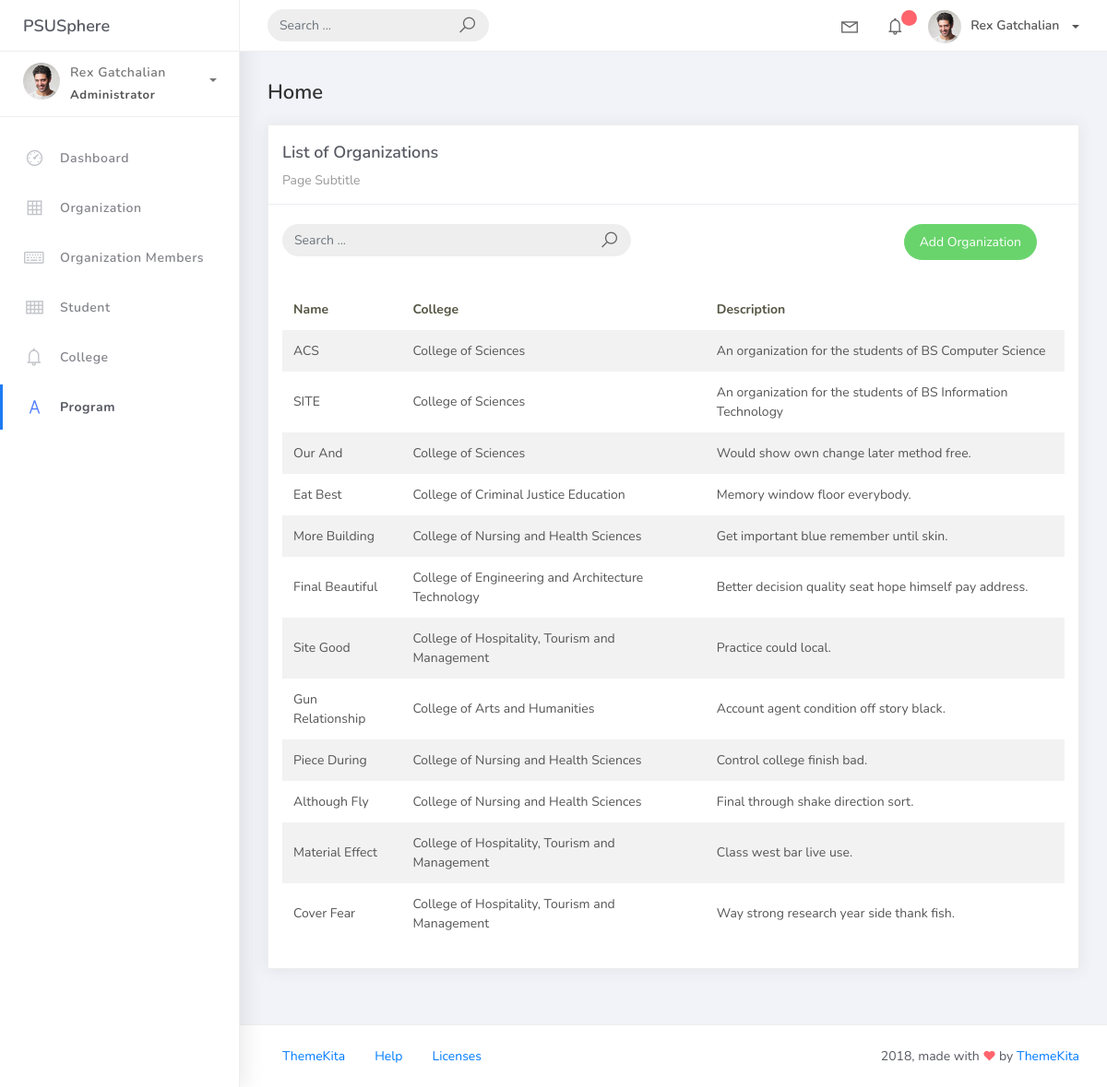
Page /orglist/ on the earlier database version.
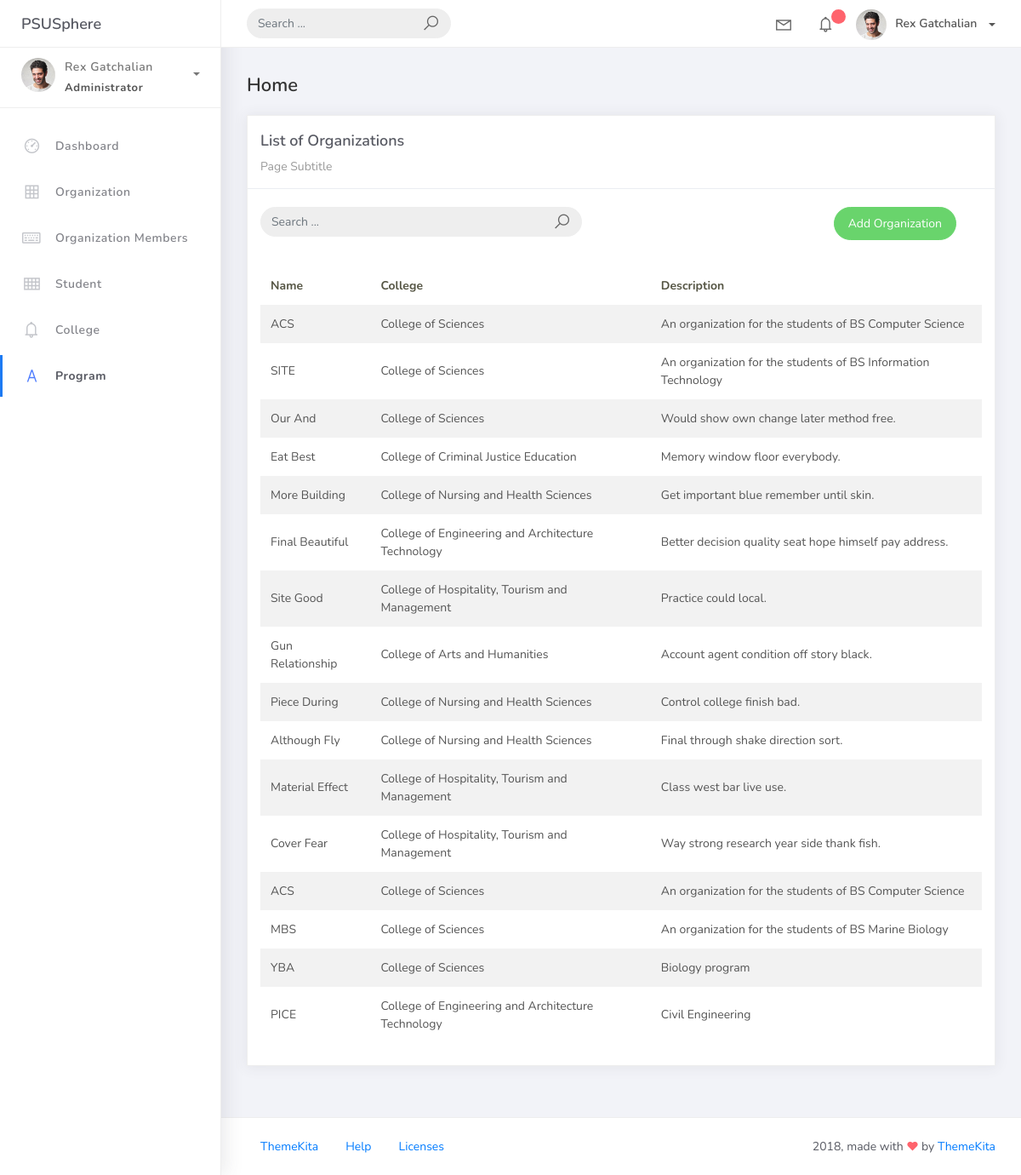
Same page on the later database version.
### psusphere/models.py (models this page shows, shortened)
class BaseModel(models.Model):
    created_at = models.DateTimeField(auto_now_add=True, db_index=True)
    updated_at = models.DateTimeField(auto_now=True)
    class Meta:
        abstract = True

class Organization(BaseModel):
    name = models.CharField(max_length=250)
    college = models.ForeignKey(College, null=True, blank=True, on_delete=models.CASCADE)
    description = models.CharField(max_length=500)

class College(BaseModel):
    college_name = models.CharField(max_length=150)
    def __str__(self):
        return self.college_name

### psusphere/views.py (the view)
# urls.py: path('orglist/', OrganizationList.as_view(), name='org_list'),
class OrganizationList(ListView):
    model = Organization
    context_object_name = "organization"
    template_name = "org_list.html"
    paginated_by = 5
    def get_queryset(self, *args, **kwargs):
        qs = super(OrganizationList, self).get_queryset(*args, **kwargs)
        if self.request.GET.get('q') != None:
            query = self.request.GET.get('q')
            qs = qs.filter(
                Q(name__icontains=query) |
                Q(description__icontains=query)|
                Q(college__college_name__icontains=query))
        return qs

### projectsite/templates/org_list.html (shortened to what this page needs)
{% extends 'base.html' %}
{% load static %}
{% block content %}
<div class="content">
    <div class="container-fluid">
        <h4 class="page-title">Home</h4>
        <div class="row">
            <div class="col-md-12">
                <div class="card">
                    <div class="card-header">
                        <div class="card-title">List of Organizations</div>
                        <div class="card-category">Page Subtitle</div>
                    </div>
                    <br>
                    <div class="col-md-12 row">
                        <div class="col-md-6">
                            <form class="navbar-left navbar-form nav-search mr-md-3" action="">
                                <div class="input-group">
                                    <input type="text" placeholder="Search ..." class="form-control" />
                                    <div class="input-group-append">
                                        <span class="input-group-text">
                                            <i class="la la-search search-icon"></i>
                                        </span>
                                    </div>
                                </div>
                            </form>
                        </div>
                        <div class="col-md-6">
                            <div class="pull-right">
                                <a href="{% url 'org_add' %}" class="btn btn-success btn-rounded">Add Organization</a>
                            </div>
                        </div>
                    </div>
                    <div class="card-body">
                        <table class="table table-striped mt-3">
                            <thead>
                                <tr>
                                    <th scope="col">Name</th>
                                    <th scope="col">College</th>
                                    <th scope="col">Description</th>
                                </tr>
                            </thead>
                            <tbody>
                                {% for object in object_list %}
                                    <tr>
                                        <td>{{ object.name }}</td>
                                        <td>{{ object.college }}</td>
                                        <td>{{ object.description }}</td>
                                    </tr>
                                {% endfor %}
                            </tbody>
                        </table>
                    </div>
                </div>
            </div>
        </div>
    </div>
</div>
{% endblock %}

### projectsite/templates/base.html (shortened to what this page needs)
{% load static %}
<!DOCTYPE html>
<html>
<head>
    <link rel="stylesheet" href="{% static 'css/bootstrap.min.css' %}">
    <link rel="stylesheet" href="{% static 'css/ready.css' %}">
    <link rel="stylesheet" href="{% static 'css/demo.css' %}">
</head>
<body>
	<div class="wrapper">
		<div class="main-header">
			<div class="logo-header">
				<a href="av-item">
					<a href="{% url 'home'%}" class="logo">
					PSUSphere
				</a>
			</div>
			<nav class="navbar navbar-header navbar-expand-lg">
				<div class="container-fluid">
					<form class="navbar-left navbar-form nav-search mr-md-3" action="">
						<div class="input-group">
							<input type="text" placeholder="Search ..." class="form-control">
							<div class="input-group-append">
								<span class="input-group-text">
									<i class="la la-search search-icon"></i>
								</span>
							</div>
						</div>
					</form>
					<ul class="navbar-nav topbar-nav ml-md-auto align-items-center">
						<li class="nav-item dropdown hidden-caret">
							<a class="nav-link dropdown-toggle" href="#" id="navbarDropdown" role="button" data-toggle="dropdown" aria-haspopup="true" aria-expanded="false">
								<i class="la la-envelope"></i>
							</a>
						</li>
						<li class="nav-item dropdown hidden-caret">
							<a class="nav-link dropdown-toggle" href="#" id="navbarDropdown" role="button" data-toggle="dropdown" aria-haspopup="true" aria-expanded="false">
								<i class="la la-bell"></i>
								<span class="notification"></span>
							</a>
						</li>
						<li class="nav-item dropdown">
							<a class="dropdown-toggle profile-pic" data-toggle="dropdown" href="#" aria-expanded="false">
								<img src="static/img/profile.jpg" alt="user-img" width="36" class="img-circle"><span >Rex Gatchalian</span></span> </a>
							</li>
						</ul>
					</div>
				</nav>
			</div>
			<div class="sidebar">
				<div class="scrollbar-inner sidebar-wrapper">
					<div class="user">
						<div class="photo">
							<img src="static/img/profile.jpg">
						</div>
						<div class="info">
							<a class="" data-toggle="collapse" href="#collapseExample" aria-expanded="true">
								<span>
									Rex Gatchalian
									<span class="user-level">Administrator</span>
									<span class="caret"></span>
								</span>
							</a>
						</div>
					</div>
					<ul class="nav">
						<li class="nav-item">
							<a href="{% url 'home'%}">
								<i class="la la-dashboard"></i>
								<p>Dashboard</p>
							</a>
						</li>
						<li class="nav-item">
							<a href="{% url 'org_list' %}">
								<i class="la la-table"></i>
								<p>Organization</p>
							</a>
						</li>
						<li class="nav-item">
							<a href="{% url 'org_mem' %}">
								<i class="la la-keyboard-o"></i>
								<p>Organization Members</p>
							</a>
						</li>
						<li class="nav-item">
							<a href="{% url 'student' %}">
								<i class="la la-th"></i>
								<p>Student</p>
							</a>
						</li>
						<li class="nav-item">
							<a href="{% url 'college' %}">
								<i class="la la-bell"></i>
								<p>College</p>
							</a>
						</li>
						<li class="nav-item active">
							<a href="{% url 'program' %}">
								<i class="la la-font"></i>
								<p>Program</p>
							</a>
					</ul>
				</div>
			</div>
			<div class="main-panel">
                {%block content%}
                {%endblock%}
				<footer class="footer">
					<div class="container-fluid">
						<nav class="pull-left">
							<ul class="nav">
								<li class="nav-item">
									<a class="nav-link" href="http://www.themekita.com">
										ThemeKita
									</a>
								</li>
								<li class="nav-item">
									<a class="nav-link" href="#">
										Help
									</a>
								</li>
								<li class="nav-item">
									<a class="nav-link" href="https://themewagon.com/license/#free-item">
										Licenses
									</a>
								</li>
							</ul>
						</nav>
						<div class="copyright ml-auto">
							2018, made with <i class="la la-heart heart text-danger"></i> by <a href="http://www.themekita.com">ThemeKita</a>
						</div>
					</div>
				</footer>
			</div>
		</div>
</body>
</html>

Differences in the rows shown:
added Organization: name "ACS", college "College of Sciences", description "An organization for the students of BS Computer Science"
added Organization: name "MBS", college "College of Sciences", description "An organization for the students of BS Marine Biology"
added Organization: name "YBA", college "College of Sciences", description "Biology program"
added Organization: name "PICE", college "College of Engineering and Architecture Technology", description "Civil Engineering"
